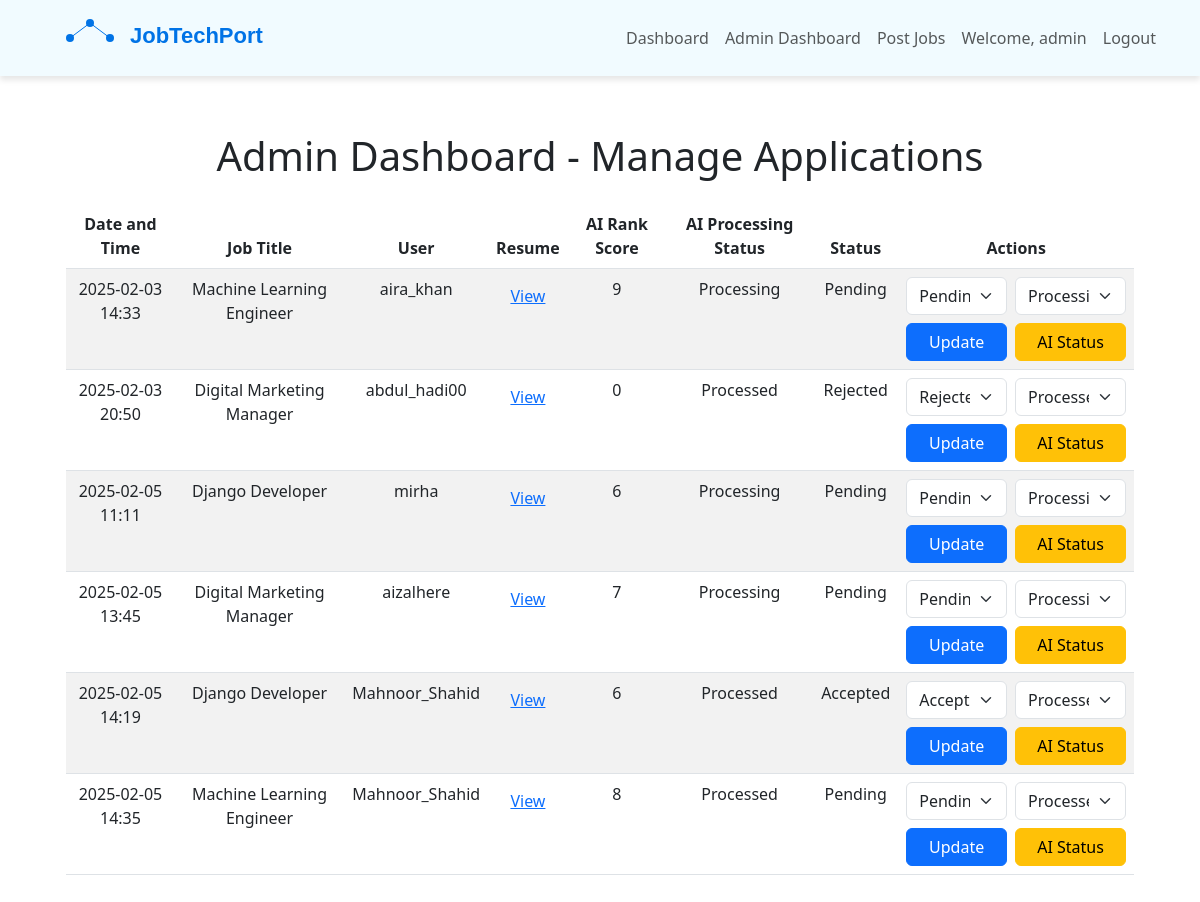
Before: /admin-dashboard/ (signed in) with the older database file.
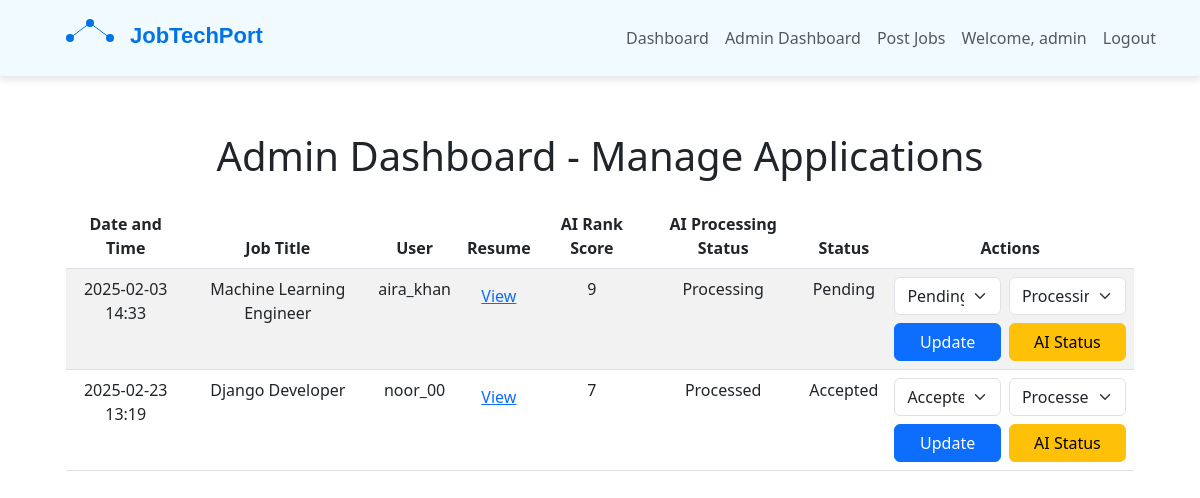
After: the same page with the newer database file.
### accounts/models.py (models this page shows)
class CustomUser(AbstractUser):
    is_employer = models.BooleanField(default=False)
    is_candidate = models.BooleanField(default=True)

### jobs/models.py (models this page shows, shortened)
class Application(models.Model):
    user = models.ForeignKey('accounts.CustomUser', on_delete=models.CASCADE)  # Jo user apply kar raha hai
    job = models.ForeignKey(Job, on_delete=models.CASCADE) # Jo job ke liye apply kar raha hai
    resume = models.FileField(upload_to='resumes/')
    status = models.CharField(max_length=20, choices=[('Pending', 'Pending'), ('Accepted', 'Accepted'), ('Rejected', 'Rejected')], default='Pending')
    ai_rank_score = models.IntegerField(null=True, blank=True)  # Field to store the AI ranking score
    ai_processing_status = models.CharField(max_length=20, choices=[('Processing', 'Processing'), ('Completed', 'Completed')], default='Processing')
    created_at = models.DateTimeField(auto_now_add=True) # Application ka creation time.

class Job(models.Model):
    title = models.CharField(max_length=255)
    description = models.TextField()
    company = models.CharField(max_length=255)
    location = models.CharField(max_length=100)
    created_at = models.DateTimeField(auto_now_add=True)

### jobs/views.py (the view)
# urls.py: path('admin-dashboard/', views.admin_dashboard, name='admin_dashboard'),
@staff_member_required
def admin_dashboard(request):
    applications = Application.objects.all()
    return render(request, 'jobs/admin_dashboard.html', {'applications': applications})

### jobs/templates/jobs/admin_dashboard.html (shortened to what this page needs)
{% extends "jobs/base.html" %}
{% block content %}
  <div class="container">
    <h1 class="my-4 text-center">Admin Dashboard - Manage Applications</h1>
    <div class="table-responsive">
      <table class="table table-striped text-center">
        <thead>
          <tr>
            <th>Date and Time</th>
            <th>Job Title</th>
            <th>User</th>
            <th>Resume</th>
            <th>AI Rank Score</th>
            <th>AI Processing Status</th>
            <th>Status</th>
            <th>Actions</th>
          </tr>
        </thead>
        <tbody>
          {% for application in applications %}
          <tr>
            <td>{{ application.created_at|date:"Y-m-d H:i" }}</td>
            <td>{{ application.job.title }}</td>
            <td>{{ application.user.username }}</td>
            <td><a href="{{ application.resume.url }}" target="_blank" class="btn btn-link">View</a></td>
            <td>{{ application.ai_rank_score }}</td>
            <td>{{ application.ai_processing_status }}</td>
            <td>{{ application.status }}</td>
            <td>
              <div class="d-flex flex-column flex-lg-row gap-2">
                <form action="{% url 'update_status' application.id %}" method="POST">
                  <div class="form-group">
                    <select name="status" class="form-select">
                      <option value="Accepted" {% if application.status == 'Accepted' %}selected{% endif %}>Accepted</option>
                      <option value="Rejected" {% if application.status == 'Rejected' %}selected{% endif %}>Rejected</option>
                      <option value="Pending" {% if application.status == 'Pending' %}selected{% endif %}>Pending</option>
                    </select>
                  </div>
                  <button type="submit" class="btn btn-primary mt-2 w-100">Update</button>
                </form>
                <form action="{% url 'update_ai_processing_status' application.id %}" method="POST">
                  <div class="form-group">
                    <select name="ai_processing_status" class="form-select">
                      <option value="Processing" {% if application.ai_processing_status == 'Processing' %}selected{% endif %}>Processing</option>
                      <option value="Processed" {% if application.ai_processing_status == 'Processed' %}selected{% endif %}>Processed</option>
                    </select>
                  </div>
                  <button type="submit" class="btn btn-warning mt-2 w-100">AI Status</button>
                </form>
              </div>
            </td>
          </tr>
          {% endfor %}
        </tbody>
      </table>
    </div>
  </div>
{% endblock %}

### jobs/templates/jobs/base.html (shortened to what this page needs)
<!DOCTYPE html>
<html lang="en">
<head>
    <link href="https://cdn.jsdelivr.net/npm/bootstrap@5.3.0/dist/css/bootstrap.min.css" rel="stylesheet">
</head>
<body>
    {% if request.path != '/login/' and request.path != '/register/' %}
    <nav class="navbar navbar-expand-lg navbar-light px-4 py-2">
        <div class="container-fluid">
            <a class="navbar-brand px-4" href="{% url 'home' %}">
                <svg xmlns="http://www.w3.org/2000/svg" width="250" height="50" viewBox="0 0 250 50">
                    <text x="70" y="30" font-family="'Orbitron', sans-serif" font-size="22" font-weight="bold" fill="#0073e6">
                      JobTechPort
                    </text>
                  </svg>
            </a>
            <div class="collapse navbar-collapse" id="navbarNav">
                <ul class="navbar-nav ms-auto">
                    {% if user.is_authenticated %}
                        <li class="nav-item">
                            <a class="nav-link" href="{% url 'user_dashboard' %}">Dashboard</a>
                        </li>
                        {% if user.is_staff %}
                            <li class="nav-item">
                                <a class="nav-link" href="{% url 'admin_dashboard' %}">Admin Dashboard</a>
                            </li>
                            <li class="nav-item">
                                <a class="nav-link" href="{% url 'create_job' %}">Post Jobs</a>
                            </li>
                        {% endif %}
                        <li class="nav-item">
                            <a class="nav-link">Welcome, {{ user.username }}</a>
                        </li>
                        <li class="nav-item">
                            <a class="nav-link" href="#" data-bs-toggle="modal" data-bs-target="#logoutModal">Logout</a>
                        </li>
                    {% endif %}
                </ul>
            </div>
        </div>
    </nav>
    {% endif %}
    <div class="container mt-4 p-4">
        {% block content %}
        {% endblock %}
    </div>
</body>
</html>

### jobs/templates/jobs/base.html (style rules this page uses)
body { padding-top: 60px; }
.navbar { position: fixed; top: 0; left: 0; width: 100%; z-index: 1050; background-color: rgba(240, 251, 255, 0.9); box-shadow: 0px 4px 6px rgba(0, 0, 0, 0.1); }

Changed rows visible on the page:
removed Application: created_at "2025-02-03 20:50", job "Digital Marketing Manager", user.username "abdul_hadi00", ai_rank_score "0", ai_processing_status "Processed", status "Rejected"
removed Application: created_at "2025-02-05 11:11", job "Django Developer", user.username "mirha", ai_rank_score "6", ai_processing_status "Processing", status "Pending"
removed Application: created_at "2025-02-05 13:45", job "Digital Marketing Manager", user.username "aizalhere", ai_rank_score "7", ai_processing_status "Processing", status "Pending"
removed Application: created_at "2025-02-05 14:19", job "Django Developer", user.username "Mahnoor_Shahid", ai_rank_score "6", ai_processing_status "Processed", status "Accepted"
removed Application: created_at "2025-02-05 14:35", job "Machine Learning Engineer", user.username "Mahnoor_Shahid", ai_rank_score "8", ai_processing_status "Processed", status "Pending"
added Application: created_at "2025-02-23 13:19", job "Django Developer", user.username "noor_00", ai_rank_score "7", ai_processing_status "Processed", status "Accepted"
